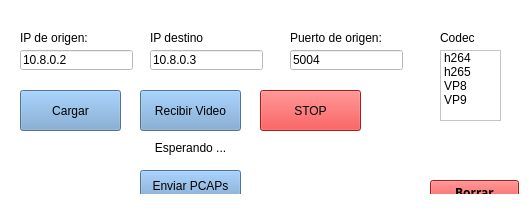
<?xml version="1.0" encoding="UTF-8"?>
<ui version="4.0">
 <class>MainWindow</class>
 <widget class="QMainWindow" name="MainWindow">
  <property name="geometry">
   <rect>
    <x>0</x>
    <y>0</y>
    <width>529</width>
    <height>216</height>
   </rect>
  </property>
  <property name="windowTitle">
   <string>MainWindow</string>
  </property>
  <property name="styleSheet">
   <string notr="true">background-color: rgb(255, 255, 255);</string>
  </property>
  <widget class="QWidget" name="centralwidget">
   <widget class="QLineEdit" name="ip_dst">
    <property name="geometry">
     <rect>
      <x>20</x>
      <y>50</y>
      <width>113</width>
      <height>20</height>
     </rect>
    </property>
    <property name="text">
     <string>10.8.0.2</string>
    </property>
   </widget>
   <widget class="QLabel" name="label">
    <property name="geometry">
     <rect>
      <x>20</x>
      <y>30</y>
      <width>151</width>
      <height>16</height>
     </rect>
    </property>
    <property name="text">
     <string>IP de origen:</string>
    </property>
   </widget>
   <widget class="QLineEdit" name="port_dst">
    <property name="geometry">
     <rect>
      <x>290</x>
      <y>50</y>
      <width>113</width>
      <height>20</height>
     </rect>
    </property>
    <property name="text">
     <string>5004</string>
    </property>
   </widget>
   <widget class="QLabel" name="label_2">
    <property name="geometry">
     <rect>
      <x>290</x>
      <y>30</y>
      <width>151</width>
      <height>16</height>
     </rect>
    </property>
    <property name="text">
     <string>Puerto de origen:</string>
    </property>
   </widget>
   <widget class="QPushButton" name="Btn_cargar">
    <property name="geometry">
     <rect>
      <x>20</x>
      <y>90</y>
      <width>101</width>
      <height>41</height>
     </rect>
    </property>
    <property name="styleSheet">
     <string notr="true">background-color: rgb(114, 159, 207);</string>
    </property>
    <property name="text">
     <string>Cargar</string>
    </property>
   </widget>
   <widget class="QPushButton" name="Btn_Tx">
    <property name="geometry">
     <rect>
      <x>140</x>
      <y>90</y>
      <width>101</width>
      <height>41</height>
     </rect>
    </property>
    <property name="styleSheet">
     <string notr="true">background-color: rgb(114, 159, 207);</string>
    </property>
    <property name="text">
     <string>Recibir Video</string>
    </property>
   </widget>
   <widget class="QPushButton" name="Btn_Rx">
    <property name="geometry">
     <rect>
      <x>140</x>
      <y>170</y>
      <width>101</width>
      <height>31</height>
     </rect>
    </property>
    <property name="styleSheet">
     <string notr="true">background-color: rgb(114, 159, 207);</string>
    </property>
    <property name="text">
     <string>Enviar PCAPs</string>
    </property>
   </widget>
   <widget class="QPushButton" name="Btn_stop">
    <property name="geometry">
     <rect>
      <x>260</x>
      <y>90</y>
      <width>101</width>
      <height>41</height>
     </rect>
    </property>
    <property name="toolTip">
     <string>&lt;html&gt;&lt;head/&gt;&lt;body&gt;&lt;p&gt;&lt;br/&gt;&lt;/p&gt;&lt;/body&gt;&lt;/html&gt;</string>
    </property>
    <property name="whatsThis">
     <string>&lt;html&gt;&lt;head/&gt;&lt;body&gt;&lt;p&gt;&lt;br/&gt;&lt;/p&gt;&lt;/body&gt;&lt;/html&gt;</string>
    </property>
    <property name="styleSheet">
     <string notr="true">background-color: rgb(239, 41, 41);</string>
    </property>
    <property name="text">
     <string>STOP</string>
    </property>
   </widget>
   <widget class="QLabel" name="tx_label">
    <property name="geometry">
     <rect>
      <x>20</x>
      <y>140</y>
      <width>341</width>
      <height>16</height>
     </rect>
    </property>
    <property name="text">
     <string>Esperando ...</string>
    </property>
    <property name="alignment">
     <set>Qt::AlignCenter</set>
    </property>
   </widget>
   <widget class="QPushButton" name="bt_borrar">
    <property name="geometry">
     <rect>
      <x>430</x>
      <y>180</y>
      <width>89</width>
      <height>25</height>
     </rect>
    </property>
    <property name="palette">
     <palette>
      <active>
       <colorrole role="WindowText">
        <brush brushstyle="SolidPattern">
         <color alpha="255">
          <red>0</red>
          <green>0</green>
          <blue>0</blue>
         </color>
        </brush>
       </colorrole>
       <colorrole role="Button">
        <brush brushstyle="SolidPattern">
         <color alpha="255">
          <red>239</red>
          <green>41</green>
          <blue>41</blue>
         </color>
        </brush>
       </colorrole>
       <colorrole role="Light">
        <brush brushstyle="SolidPattern">
         <color alpha="255">
          <red>255</red>
          <green>147</green>
          <blue>147</blue>
         </color>
        </brush>
       </colorrole>
       <colorrole role="Midlight">
        <brush brushstyle="SolidPattern">
         <color alpha="255">
          <red>247</red>
          <green>94</green>
          <blue>94</blue>
         </color>
        </brush>
       </colorrole>
       <colorrole role="Dark">
        <brush brushstyle="SolidPattern">
         <color alpha="255">
          <red>119</red>
          <green>20</green>
          <blue>20</blue>
         </color>
        </brush>
       </colorrole>
       <colorrole role="Mid">
        <brush brushstyle="SolidPattern">
         <color alpha="255">
          <red>159</red>
          <green>27</green>
          <blue>27</blue>
         </color>
        </brush>
       </colorrole>
       <colorrole role="Text">
        <brush brushstyle="SolidPattern">
         <color alpha="255">
          <red>0</red>
          <green>0</green>
          <blue>0</blue>
         </color>
        </brush>
       </colorrole>
       <colorrole role="BrightText">
        <brush brushstyle="SolidPattern">
         <color alpha="255">
          <red>255</red>
          <green>255</green>
          <blue>255</blue>
         </color>
        </brush>
       </colorrole>
       <colorrole role="ButtonText">
        <brush brushstyle="SolidPattern">
         <color alpha="255">
          <red>0</red>
          <green>0</green>
          <blue>0</blue>
         </color>
        </brush>
       </colorrole>
       <colorrole role="Base">
        <brush brushstyle="SolidPattern">
         <color alpha="255">
          <red>239</red>
          <green>41</green>
          <blue>41</blue>
         </color>
        </brush>
       </colorrole>
       <colorrole role="Window">
        <brush brushstyle="SolidPattern">
         <color alpha="255">
          <red>239</red>
          <green>41</green>
          <blue>41</blue>
         </color>
        </brush>
       </colorrole>
       <colorrole role="Shadow">
        <brush brushstyle="SolidPattern">
         <color alpha="255">
          <red>0</red>
          <green>0</green>
          <blue>0</blue>
         </color>
        </brush>
       </colorrole>
       <colorrole role="AlternateBase">
        <brush brushstyle="SolidPattern">
         <color alpha="255">
          <red>247</red>
          <green>148</green>
          <blue>148</blue>
         </color>
        </brush>
       </colorrole>
       <colorrole role="ToolTipBase">
        <brush brushstyle="SolidPattern">
         <color alpha="255">
          <red>255</red>
          <green>255</green>
          <blue>220</blue>
         </color>
        </brush>
       </colorrole>
       <colorrole role="ToolTipText">
        <brush brushstyle="SolidPattern">
         <color alpha="255">
          <red>0</red>
          <green>0</green>
          <blue>0</blue>
         </color>
        </brush>
       </colorrole>
       <colorrole role="PlaceholderText">
        <brush brushstyle="SolidPattern">
         <color alpha="128">
          <red>0</red>
          <green>0</green>
          <blue>0</blue>
         </color>
        </brush>
       </colorrole>
      </active>
      <inactive>
       <colorrole role="WindowText">
        <brush brushstyle="SolidPattern">
         <color alpha="255">
          <red>0</red>
          <green>0</green>
          <blue>0</blue>
         </color>
        </brush>
       </colorrole>
       <colorrole role="Button">
        <brush brushstyle="SolidPattern">
         <color alpha="255">
          <red>239</red>
          <green>41</green>
          <blue>41</blue>
         </color>
        </brush>
       </colorrole>
       <colorrole role="Light">
        <brush brushstyle="SolidPattern">
         <color alpha="255">
          <red>255</red>
          <green>147</green>
          <blue>147</blue>
         </color>
        </brush>
       </colorrole>
       <colorrole role="Midlight">
        <brush brushstyle="SolidPattern">
         <color alpha="255">
          <red>247</red>
          <green>94</green>
          <blue>94</blue>
         </color>
        </brush>
       </colorrole>
       <colorrole role="Dark">
        <brush brushstyle="SolidPattern">
         <color alpha="255">
          <red>119</red>
          <green>20</green>
          <blue>20</blue>
         </color>
        </brush>
       </colorrole>
       <colorrole role="Mid">
        <brush brushstyle="SolidPattern">
         <color alpha="255">
          <red>159</red>
          <green>27</green>
          <blue>27</blue>
         </color>
        </brush>
       </colorrole>
       <colorrole role="Text">
        <brush brushstyle="SolidPattern">
         <color alpha="255">
          <red>0</red>
          <green>0</green>
          <blue>0</blue>
         </color>
        </brush>
       </colorrole>
       <colorrole role="BrightText">
        <brush brushstyle="SolidPattern">
         <color alpha="255">
          <red>255</red>
          <green>255</green>
          <blue>255</blue>
         </color>
        </brush>
       </colorrole>
       <colorrole role="ButtonText">
        <brush brushstyle="SolidPattern">
         <color alpha="255">
          <red>0</red>
          <green>0</green>
          <blue>0</blue>
         </color>
        </brush>
       </colorrole>
       <colorrole role="Base">
        <brush brushstyle="SolidPattern">
         <color alpha="255">
          <red>239</red>
          <green>41</green>
          <blue>41</blue>
         </color>
        </brush>
       </colorrole>
       <colorrole role="Window">
        <brush brushstyle="SolidPattern">
         <color alpha="255">
          <red>239</red>
          <green>41</green>
          <blue>41</blue>
         </color>
        </brush>
       </colorrole>
       <colorrole role="Shadow">
        <brush brushstyle="SolidPattern">
         <color alpha="255">
          <red>0</red>
          <green>0</green>
          <blue>0</blue>
         </color>
        </brush>
       </colorrole>
       <colorrole role="AlternateBase">
        <brush brushstyle="SolidPattern">
         <color alpha="255">
          <red>247</red>
          <green>148</green>
          <blue>148</blue>
         </color>
        </brush>
       </colorrole>
       <colorrole role="ToolTipBase">
        <brush brushstyle="SolidPattern">
         <color alpha="255">
          <red>255</red>
          <green>255</green>
          <blue>220</blue>
         </color>
        </brush>
       </colorrole>
       <colorrole role="ToolTipText">
        <brush brushstyle="SolidPattern">
         <color alpha="255">
          <red>0</red>
          <green>0</green>
          <blue>0</blue>
         </color>
        </brush>
       </colorrole>
       <colorrole role="PlaceholderText">
        <brush brushstyle="SolidPattern">
         <color alpha="128">
          <red>0</red>
          <green>0</green>
          <blue>0</blue>
         </color>
        </brush>
       </colorrole>
      </inactive>
      <disabled>
       <colorrole role="WindowText">
        <brush brushstyle="SolidPattern">
         <color alpha="255">
          <red>119</red>
          <green>20</green>
          <blue>20</blue>
         </color>
        </brush>
       </colorrole>
       <colorrole role="Button">
        <brush brushstyle="SolidPattern">
         <color alpha="255">
          <red>239</red>
          <green>41</green>
          <blue>41</blue>
         </color>
        </brush>
       </colorrole>
       <colorrole role="Light">
        <brush brushstyle="SolidPattern">
         <color alpha="255">
          <red>255</red>
          <green>147</green>
          <blue>147</blue>
         </color>
        </brush>
       </colorrole>
       <colorrole role="Midlight">
        <brush brushstyle="SolidPattern">
         <color alpha="255">
          <red>247</red>
          <green>94</green>
          <blue>94</blue>
         </color>
        </brush>
       </colorrole>
       <colorrole role="Dark">
        <brush brushstyle="SolidPattern">
         <color alpha="255">
          <red>119</red>
          <green>20</green>
          <blue>20</blue>
         </color>
        </brush>
       </colorrole>
       <colorrole role="Mid">
        <brush brushstyle="SolidPattern">
         <color alpha="255">
          <red>159</red>
          <green>27</green>
          <blue>27</blue>
         </color>
        </brush>
       </colorrole>
       <colorrole role="Text">
        <brush brushstyle="SolidPattern">
         <color alpha="255">
          <red>119</red>
          <green>20</green>
          <blue>20</blue>
         </color>
        </brush>
       </colorrole>
       <colorrole role="BrightText">
        <brush brushstyle="SolidPattern">
         <color alpha="255">
          <red>255</red>
          <green>255</green>
          <blue>255</blue>
         </color>
        </brush>
       </colorrole>
       <colorrole role="ButtonText">
        <brush brushstyle="SolidPattern">
         <color alpha="255">
          <red>119</red>
          <green>20</green>
          <blue>20</blue>
         </color>
        </brush>
       </colorrole>
       <colorrole role="Base">
        <brush brushstyle="SolidPattern">
         <color alpha="255">
          <red>239</red>
          <green>41</green>
          <blue>41</blue>
         </color>
        </brush>
       </colorrole>
       <colorrole role="Window">
        <brush brushstyle="SolidPattern">
         <color alpha="255">
          <red>239</red>
          <green>41</green>
          <blue>41</blue>
         </color>
        </brush>
       </colorrole>
       <colorrole role="Shadow">
        <brush brushstyle="SolidPattern">
         <color alpha="255">
          <red>0</red>
          <green>0</green>
          <blue>0</blue>
         </color>
        </brush>
       </colorrole>
       <colorrole role="AlternateBase">
        <brush brushstyle="SolidPattern">
         <color alpha="255">
          <red>239</red>
          <green>41</green>
          <blue>41</blue>
         </color>
        </brush>
       </colorrole>
       <colorrole role="ToolTipBase">
        <brush brushstyle="SolidPattern">
         <color alpha="255">
          <red>255</red>
          <green>255</green>
          <blue>220</blue>
         </color>
        </brush>
       </colorrole>
       <colorrole role="ToolTipText">
        <brush brushstyle="SolidPattern">
         <color alpha="255">
          <red>0</red>
          <green>0</green>
          <blue>0</blue>
         </color>
        </brush>
       </colorrole>
       <colorrole role="PlaceholderText">
        <brush brushstyle="SolidPattern">
         <color alpha="128">
          <red>0</red>
          <green>0</green>
          <blue>0</blue>
         </color>
        </brush>
       </colorrole>
      </disabled>
     </palette>
    </property>
    <property name="font">
     <font>
      <family>Umpush</family>
      <weight>75</weight>
      <bold>true</bold>
     </font>
    </property>
    <property name="cursor">
     <cursorShape>PointingHandCursor</cursorShape>
    </property>
    <property name="mouseTracking">
     <bool>false</bool>
    </property>
    <property name="styleSheet">
     <string notr="true">background-color: rgb(239, 41, 41);</string>
    </property>
    <property name="text">
     <string>Borrar</string>
    </property>
   </widget>
   <widget class="QListWidget" name="exten">
    <property name="geometry">
     <rect>
      <x>440</x>
      <y>50</y>
      <width>61</width>
      <height>71</height>
     </rect>
    </property>
    <item>
     <property name="text">
      <string>h264</string>
     </property>
    </item>
    <item>
     <property name="text">
      <string>h265</string>
     </property>
    </item>
    <item>
     <property name="text">
      <string>VP8</string>
     </property>
    </item>
    <item>
     <property name="text">
      <string>VP9</string>
     </property>
    </item>
   </widget>
   <widget class="QLabel" name="label_3">
    <property name="geometry">
     <rect>
      <x>440</x>
      <y>30</y>
      <width>151</width>
      <height>16</height>
     </rect>
    </property>
    <property name="text">
     <string>Codec</string>
    </property>
   </widget>
   <widget class="QLabel" name="ipdest">
    <property name="geometry">
     <rect>
      <x>150</x>
      <y>30</y>
      <width>121</width>
      <height>16</height>
     </rect>
    </property>
    <property name="text">
     <string>IP destino</string>
    </property>
   </widget>
   <widget class="QLineEdit" name="ip_dst_2">
    <property name="geometry">
     <rect>
      <x>150</x>
      <y>50</y>
      <width>113</width>
      <height>20</height>
     </rect>
    </property>
    <property name="text">
     <string>10.8.0.3</string>
    </property>
   </widget>
  </widget>
  <widget class="QStatusBar" name="statusbar"/>
 </widget>
 <resources/>
 <connections/>
</ui>
